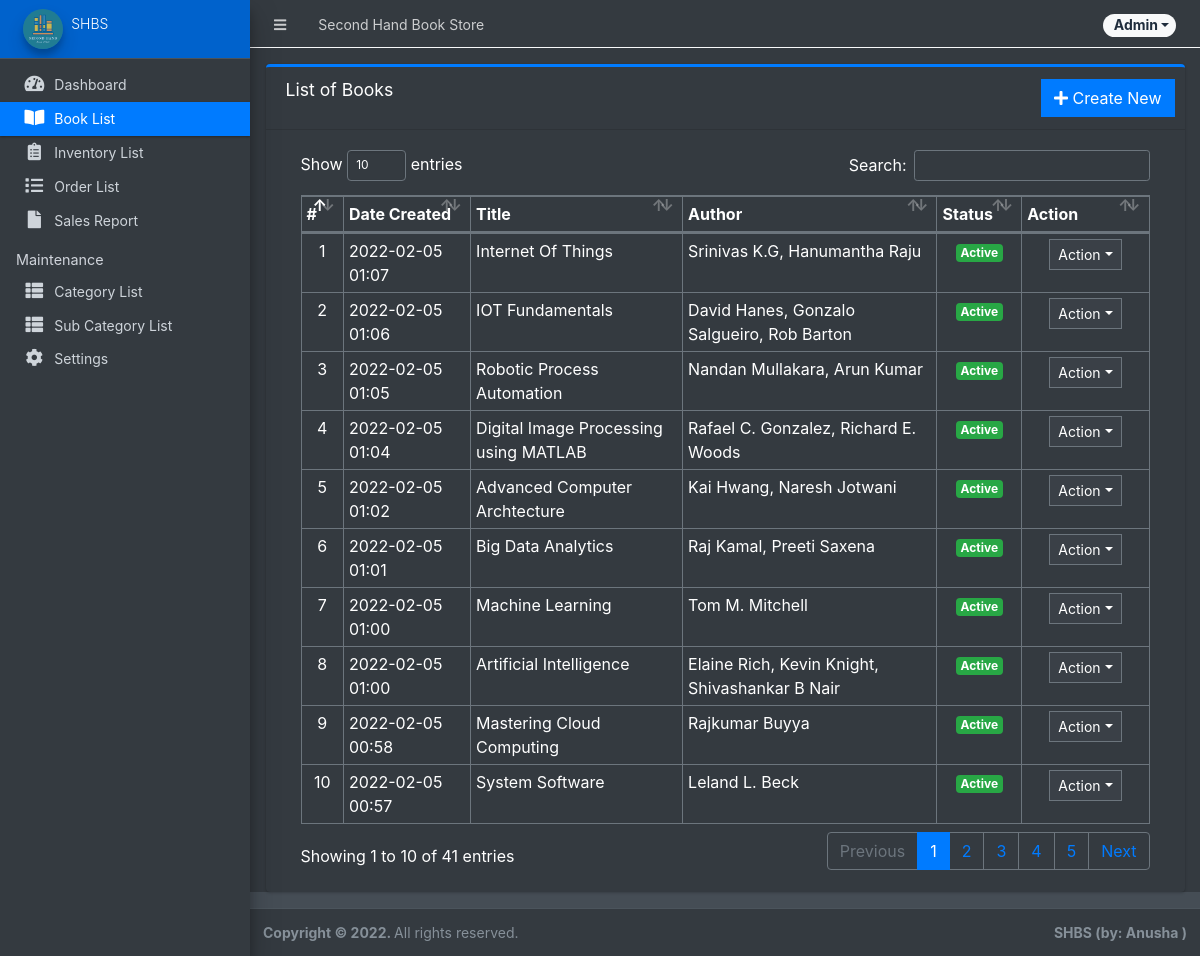
/admin/?page=product (signed in), run on the app's committed database.
### tables this page shows
CREATE TABLE `products` (
  `id` int(30) NOT NULL,
  `category_id` int(30) NOT NULL,
  `sub_category_id` int(30) NOT NULL,
  `title` varchar(250) NOT NULL,
  `author` text NOT NULL,
  `description` text NOT NULL,
  `status` tinyint(1) NOT NULL DEFAULT 1,
  `date_created` datetime NOT NULL DEFAULT current_timestamp()
);

### admin/product/index.php (the view, shortened to what this page needs)
<div class="card card-outline card-primary">
	<div class="card-header">
		<h3 class="card-title">List of Books</h3>
		<div class="card-tools">
			<a href="?page=product/manage_product" class="btn btn-flat btn-primary"><span class="fas fa-plus"></span>  Create New</a>
		</div>
	</div>
	<div class="card-body">
		<div class="container-fluid">
        <div class="container-fluid">
			<table class="table table-bordered table-stripped">
				<colgroup>
					<col width="5%">
					<col width="15%">
					<col width="25%">
					<col width="30%">
					<col width="10%">
					<col width="15%">
				</colgroup>
				<thead>
					<tr>
						<th>#</th>
						<th>Date Created</th>
						<th>Title</th>
						<th>Author</th>
						<th>Status</th>
						<th>Action</th>
					</tr>
				</thead>
				<tbody>
					<?php
					$i = 1;
						$qry = $conn->query("SELECT * from `products` order by unix_timestamp(date_created) desc ");
						while($row = $qry->fetch_assoc()):
							foreach($row as $k=> $v){
								$row[$k] = trim(stripslashes($v));
							}
                            $row['description'] = strip_tags(stripslashes(html_entity_decode($row['description'])));
					?>
						<tr>
							<td class="text-center"><?php echo $i++; ?></td>
							<td><?php echo date("Y-m-d H:i",strtotime($row['date_created'])) ?></td>
							<td><?php echo $row['title'] ?></td>
							<td ><p class="m-0"><?php echo $row['author'] ?></p></td>
							<td class="text-center">
                                <?php if($row['status'] == 1): ?>
                                    <span class="badge badge-success">Active</span>
                                <?php else: ?>
                                    <span class="badge badge-danger">Inactive</span>
                                <?php endif; ?>
                            </td>
							<td align="center">
								 <button type="button" class="btn btn-flat btn-default btn-sm dropdown-toggle dropdown-icon" data-toggle="dropdown">
				                  		Action
				                  </button>
							</td>
						</tr>
					<?php endwhile; ?>
				</tbody>
			</table>
		</div>
		</div>
	</div>
</div>

### data on the page
products: date_created "2022-02-05 01:07", title "Internet Of Things", author "Srinivas K.G, Hanumantha Raju", status "Active"
products: date_created "2022-02-05 01:06", title "IOT Fundamentals", author "David Hanes, Gonzalo Salgueiro, Rob Barton", status "Active"
products: date_created "2022-02-05 01:05", title "Robotic Process Automation", author "Nandan Mullakara, Arun Kumar", status "Active"
products: date_created "2022-02-05 01:04", title "Digital Image Processing using MATLAB", author "Rafael C. Gonzalez, Richard E. Woods", status "Active"
products: date_created "2022-02-05 01:02", title "Advanced Computer Archtecture", author "Kai Hwang, Naresh Jotwani", status "Active"
products: date_created "2022-02-05 01:01", title "Big Data Analytics", author "Raj Kamal, Preeti Saxena", status "Active"
products: date_created "2022-02-05 01:00", title "Machine Learning", author "Tom M. Mitchell", status "Active"
products: date_created "2022-02-05 01:00", title "Artificial Intelligence", author "Elaine Rich, Kevin Knight, Shivashankar B Nair", status "Active"
products: date_created "2022-02-05 00:58", title "Mastering Cloud Computing", author "Rajkumar Buyya", status "Active"
products: date_created "2022-02-05 00:57", title "System Software", author "Leland L. Beck", status "Active"

### other printed values
$_settings->info('name') "Second Hand Book Store"
$_settings->userdata('firstname') "Admin"
$_settings->info('short_name') "SHBS"
